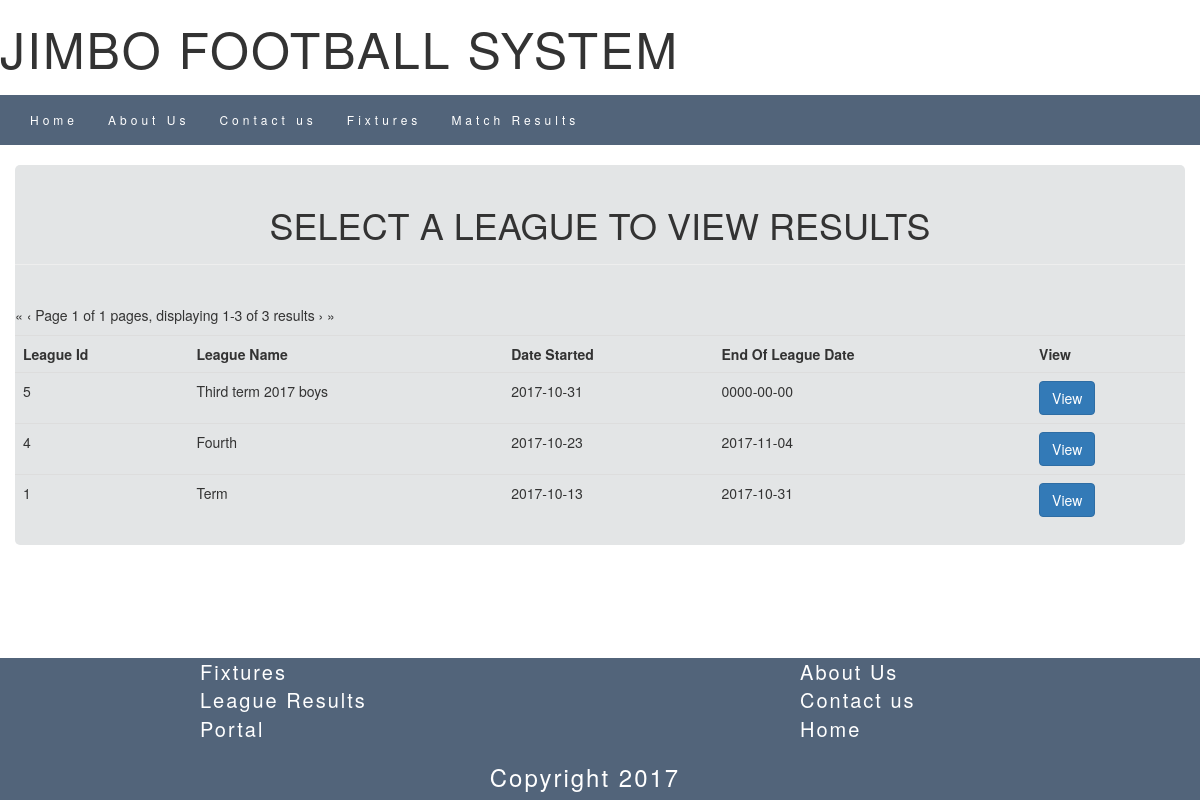
The app's page /home/match_results_1.php with its own data.
### tables this page shows
CREATE TABLE `league` (
  `league_id` int(10) NOT NULL,
  `official_id` int(20) DEFAULT NULL,
  `league_name` varchar(30) DEFAULT NULL,
  `start_date` date DEFAULT NULL,
  `end_date` date NOT NULL
);

### home/match_results_1.php (the view, shortened to what this page needs)
<?php
	include '../login/includes/connection.php';
?>
<!DOCTYPE html>
<html>
<head>
		<link rel="stylesheet" href="http://maxcdn.bootstrapcdn.com/bootstrap/3.3.5/css/bootstrap.min.css">
		<link rel="stylesheet" type="text/css" href="css/custom_css.css">
		<link rel="stylesheet" href="https://cdnjs.cloudflare.com/ajax/libs/font-awesome/4.7.0/css/font-awesome.min.css">
</head>
<body data-spy="scroll" data-target=".navbar" data-offset="50" style="position:relative;">
	<div class="content">
	<header>
		<div>
			<div class="title" >
				<div class="inner">
					<h1>JIMBO FOOTBALL SYSTEM</h1>
				</div>
			</div>
		</div>
	<div>
		<nav class="navbar navbar-default">
			<div class="container-fluid">
				<div class="collapse navbar-collapse" id="myNavbar">
					<ul class="nav navbar-nav" id="nav_links">
						<li><a href="../#home">Home</a></li>
						<li><a href="../#section2">About Us</a></li>
						<li><a href="../#contacts">Contact us</a></li>
						<li><a href="fixtures.php">Fixtures</a></li>
						<li><a href="">Match Results</a></li>
					</ul>
				</div>
			</div>
		</nav>
	</div>
	</header>
		<div class="container" >
			<div >
				<div class="page-header">
						<center><h1>SELECT A LEAGUE TO VIEW RESULTS</h1></center>
				</div><br>
						<?php
					$total = $conn->query('
				        SELECT
				            COUNT(*)
				        FROM
				            league
				    ')->fetch_row()[0];
				    $limit = 5;
				    $pages = ceil($total / $limit);
				    $page = min($pages, filter_input(INPUT_GET, 'page', FILTER_VALIDATE_INT, array(
				        'options' => array(
				            'default'   => 1,
				            'min_range' => 1,
				        ),
				    )));
				    $offset = ($page - 1)  * $limit;
				    $start = $offset + 1;
				    $end = min(($offset + $limit), $total);
				    $prevlink = ($page > 1) ? '<a href="?page=1" title="First page">&laquo;</a> <a href="?page=' . ($page - 1) . '" title="Previous page">&lsaquo;</a>' : '<span class="disabled">&laquo;</span> <span class="disabled">&lsaquo;</span>';
				    $nextlink = ($page < $pages) ? '<a href="?page=' . ($page + 1) . '" title="Next page">&rsaquo;</a> <a href="?page=' . $pages . '" title="Last page">&raquo;</a>' : '<span class="disabled">&rsaquo;</span> <span class="disabled">&raquo;</span>';
				    echo '<div id="paging"><p>', $prevlink, ' Page ', $page, ' of ', $pages, ' pages, displaying ', $start, '-', $end, ' of ', $total, ' results ', $nextlink, ' </p></div>';
				?>
						<table class="table table-hover">
							<tr>
								<th>League Id</th>
								<th>League Name</th>
								<th>Date Started</th>
								<th>End Of League Date</th>
								<th>View</th>
							</tr>
						<?php
							$query1 = "SELECT * FROM league ORDER BY league_id desc LIMIT $offset,$limit ";
							$result = $conn->query($query1);
							while($row = mysqli_fetch_array($result)) {
								$league_id = $row['league_id'];
								$league_name = $row['league_name'];
								$start_date = $row['start_date'];
								$end_date = $row['end_date'];
							?>
								<tr>
									<td><?php echo $league_id; ?></td>
									<td><?php echo $league_name; ?></td>
									<td><?php echo $start_date; ?></td>
									<td><?php echo $end_date; ?></td>
									<td class="form">
									<a href="match_results_2.php?id=<?php echo $league_id; ?>"><button class="btn btn-primary" color:white;">View</button></a>
									</td>
								</tr>
							<?php
								}
							?>
						</table>
				</div>
			</div>
		</div>
	<footer>
		<div class="container-fluid" style="color:white;">
			<div class="row">
				<div class="col-lg-2">
				</div>
				<div class="col-lg-6">
					<a href="fixtures.php"><li>Fixtures</li></a>
					<a href=""><li>League Results</li></a>
					<a href="../login/"><li>Portal</li></a>
				</div>
				<div class="col-lg-4">
					<a href="../#section2"><li>About Us</li></a>
					<a href="../#contacts"><li>Contact us</li></a>
					<a href="../#home"><li>Home</li></a>
				</div>
			</div>
			<div class="row">
				<center><h3>Copyright 2017</h3></center>
			</div>
		</div>
	</footer>
</body>
</html>

### officials/css/custom_css.css (style rules this page uses)
.row { width:100%; }
.container-fluid { padding-left:0px; padding-right:0px; }
.navbar { margin-bottom:0; background-color:#f4511e; z-index: 9999; border: 0; font-size:12px; line-height: line-height: 1.42857143; letter-spacing: 4px; border-radius: 0; z-index: 999; }
#nav_links li a { color:white; }

### home/match_results_1.php (style rules this page uses)
html, body { height: 100%; }
body { display: flex; flex-direction: column; }
.content { flex: 1 0 auto; }
.title { letter-spacing: 2px; }
.title h1 { font-size:50px; padding-top:20px; padding-bottom:10px; margin-bottom:10px; margin-top:0px; }
.navbar { margin-bottom: 0; background-color: #52647A; z-index:9999; border: 0; font-size: 12px; line-height: 1.42857143 !important; letter-spacing: 4px; border-radius: 0; }
.navbar li a, .navbar .navbar-brand { color: #fff !important; }
.container { margin-top:20px; margin-bottom:20px; border-radius:5px; background-color:#E3E5E6; padding:0px; }
footer { background-color: #52647A; letter-spacing:2px; }
footer li { list-style: none; }
footer a { text-decoration: none; color:white; font-size:20px; letter-spacing:2px; }
footer a:link { text-decoration: none; }

### records on screen
league: league_id "5", league_name "Third term 2017 boys", start_date "2017-10-31", end_date "0000-00-00"
league: league_id "4", league_name "Fourth", start_date "2017-10-23", end_date "2017-11-04"
league: league_id "1", league_name "Term", start_date "2017-10-13", end_date "2017-10-31"

### other values on screen
$page "1"
$pages "1"
$start "1"
$end "3"
$total "3"
